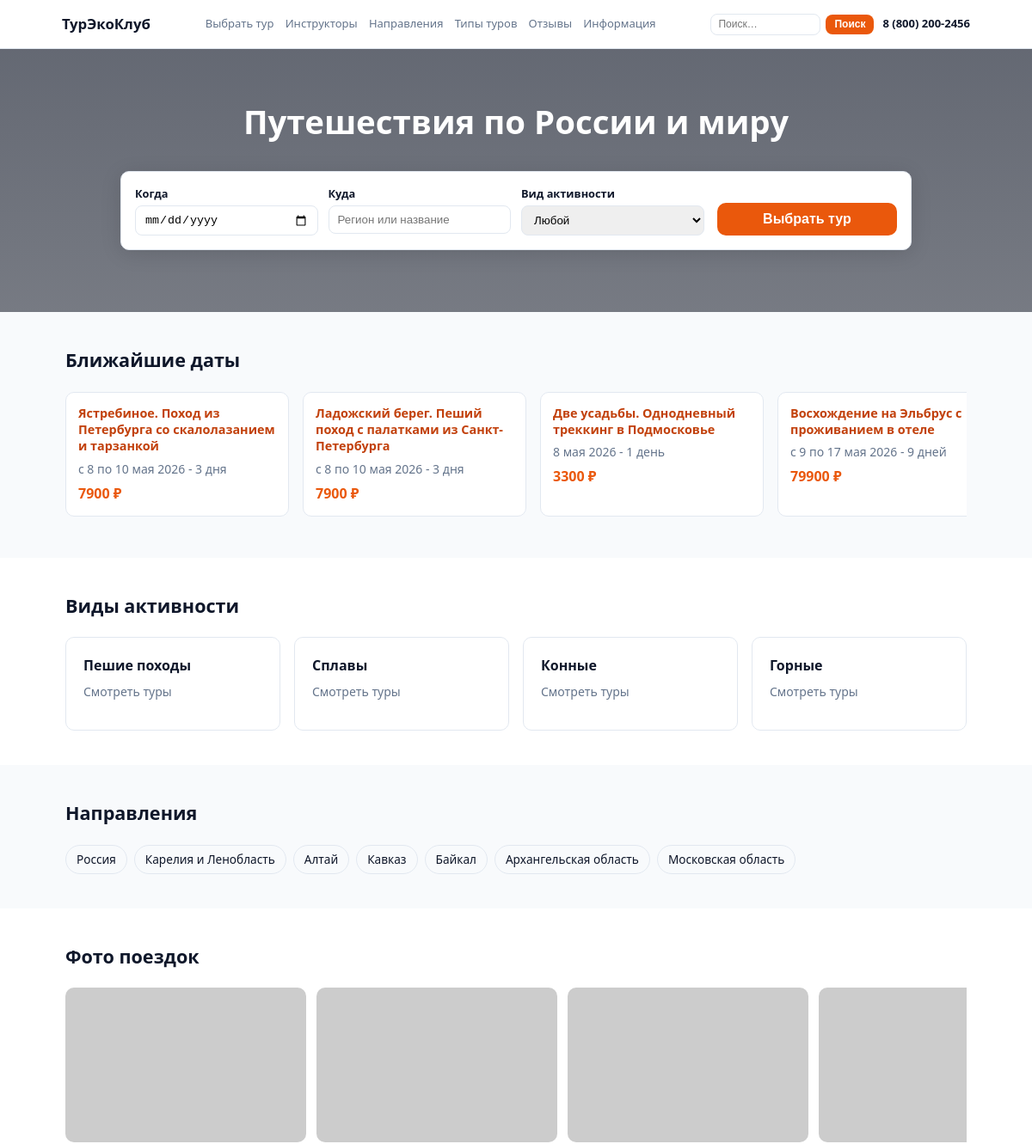
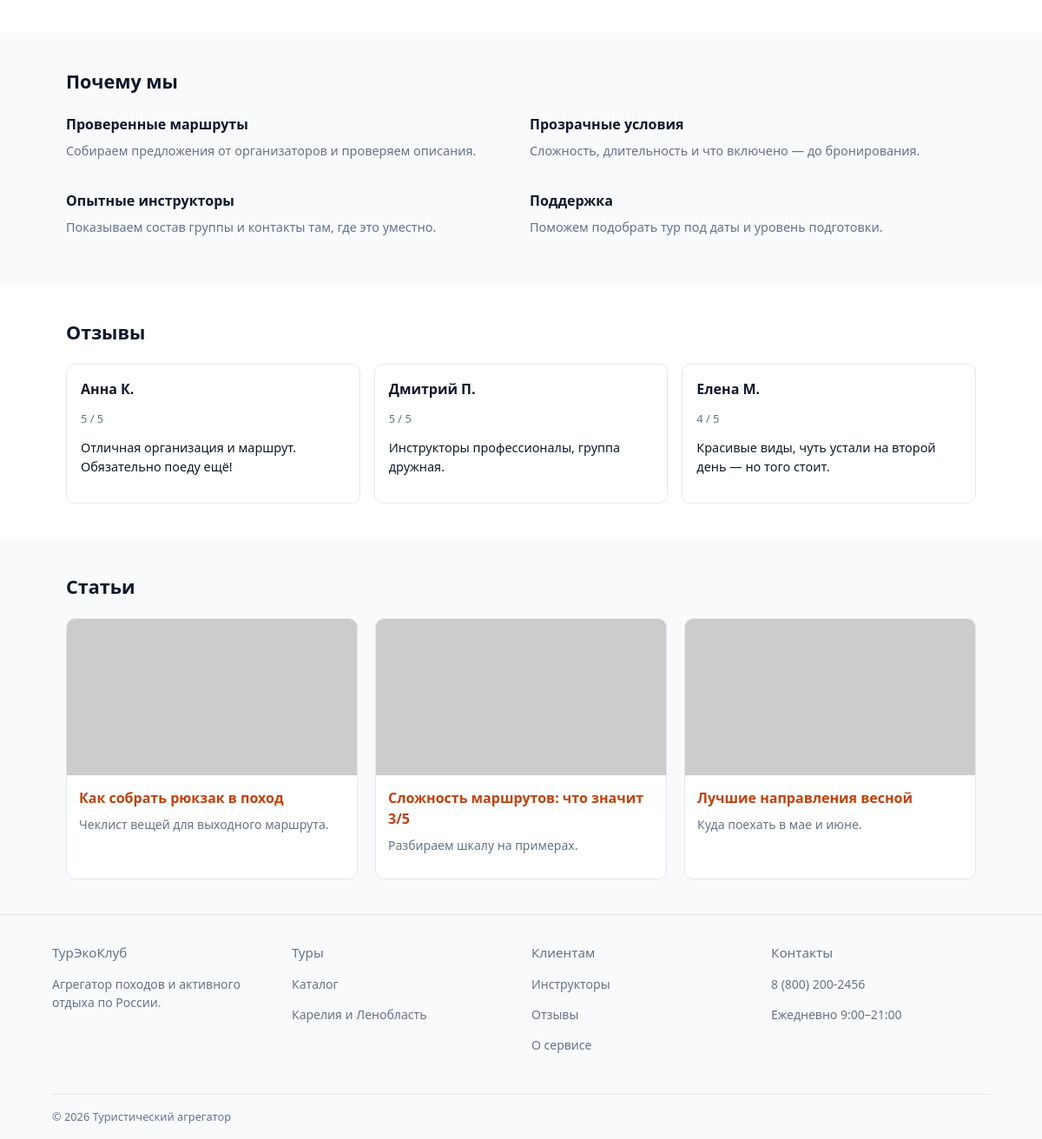
The page / on the database its author committed (2 pictures, top to bottom).
### tours/models.py (models this page shows, shortened)
class Tour(models.Model):
    slug = models.SlugField("Слаг (URL)", max_length=120, unique=True, db_index=True)
    title = models.CharField("Название", max_length=512)
    region = models.ForeignKey(
        Region,
        on_delete=models.PROTECT,
        related_name="tours",
        verbose_name="Регион",
    )
    country = models.CharField("Страна", max_length=120, default="Россия")
    activity_type = models.CharField("Тип активности (текст)", max_length=200)
    activity_kind = models.CharField(
        "Вид активности (код)",
        max_length=32,
        help_text="hike, kayak, horse, mountain",
    )
    difficulty = models.CharField(
        "Сложность (код)",
        max_length=20,
        help_text="easy, medium, hard, very_hard",
    )
    difficulty_score = models.PositiveSmallIntegerField("Оценка сложности", default=1)
    difficulty_max = models.PositiveSmallIntegerField("Максимум шкалы сложности", default=5)
    distance_km = models.PositiveIntegerField("Дистанция, км", default=0)
    duration_days = models.PositiveIntegerField("Длительность, дней", default=1)
    backpack_weight_kg = models.PositiveIntegerField("Вес рюкзака, кг", default=0)
    max_people = models.PositiveIntegerField("Максимум человек в группе", default=20)
    price = models.PositiveIntegerField("Цена")
    old_price = models.PositiveIntegerField("Старая цена", null=True, blank=True)
    currency = models.CharField("Валюта", max_length=8, default="RUB")
    status_label = models.CharField("Метка статуса", max_length=80, blank=True)
    spots_left = models.PositiveIntegerField("Осталось мест", null=True, blank=True)
    description = models.TextField("Описание")
    tags = models.ManyToManyField(
        Tag,
        related_name="tours",
        blank=True,
        verbose_name="Теги",
    )
    date_slots = models.JSONField(
        "Слоты дат",
        default=list,
        help_text="Слоты: start и end (ISO YYYY-MM-DD). Подпись для сайта — при сохранении. Ключ слота в БД (d1, …) не хранится в JSON.",
    )
    season = models.ForeignKey(
        Season,
        on_delete=models.SET_NULL,
        null=True,
        blank=True,
        related_name="tours",
        verbose_name="Сезон",
    )
    holiday = models.JSONField("Праздники", null=True, blank=True, default=list)
    duration_category = models.ForeignKey(
        DurationCategory,
        on_delete=models.SET_NULL,
        null=True,
        blank=True,
        related_name="tours",
        verbose_name="Категория длительности",
    )
    first_start = models.DateField(
        "Первая дата выезда",
        null=True,
        blank=True,
        db_index=True,
        help_text="Заполняется из date_slots при сохранении (сортировка каталога в БД).",
    )
    GALLERY_PREVIEW_MAX = 5
    class Meta:
        ordering = ["id"]
        verbose_name = "Тур"
        verbose_name_plural = "Туры"
    @property
    def date_summary(self) -> str:
        return date_summary_from_slots(self.date_slots)

class Region(models.Model):
    name = models.CharField("Название", max_length=200, unique=True)
    order = models.PositiveSmallIntegerField("Порядок в списках", default=0)
    class Meta:
        ordering = ["order", "name"]
        verbose_name = "Регион"
        verbose_name_plural = "Регионы"

### tours/views/home.py (the view)
# urls.py: path("", views.home, name="home"),
def home(request):
    upcoming = filter_tours(
        Tour.objects.select_related("region", "season", "duration_category").prefetch_related("gallery_images"),
        {"sort": "date", "dir": "asc"},
    )[:10]
    return render(
        request,
        "home.html",
        {
            "upcoming_tours": upcoming,
            "hero_bg": HERO_BG,
            "regions": Region.objects.all(),
            "activities": ACTIVITIES,
            "trip_photos": TRIP_PHOTOS,
            "why_us": WHY_US,
            "articles": ARTICLES,
            "reviews": REVIEWS,
        },
    )

### tours/catalog_params.py (called while the page is built)
def _parse_csv(value: str | None) -> list[str]:
    if not value:
        return []
    return [x.strip() for x in value.split(",") if x.strip()]

def _filter_allowed(values: list[str], allowed: frozenset[str]) -> list[str]:
    if not allowed:
        return values
    return [v for v in values if v in allowed]

### tours/context_processors.py (called while the page is built)
def site_context(request):
    return {"HEADER_NAV": HEADER_NAV}

### tours/filters.py (called while the page is built)
def _first_start_sort_key(t: Tour) -> str:
    if t.first_start:
        return t.first_start.isoformat()
    return ""

def filter_tours(qs: QuerySet[Tour], params: CatalogParams | dict[str, str]) -> list[Tour]:
    qs = apply_catalog_filters(qs.prefetch_related("tags"), params)
    return sort_tours(list(qs), params)

### tours/models.py (called while the page is built)
def _days_word_ru(n: int) -> str:
    n = abs(int(n)) % 100
    if 11 <= n <= 14:
        return "дней"
    n = n % 10
    if n == 1:
        return "день"
    if 2 <= n <= 4:
        return "дня"
    return "дней"

def slot_label_from_start_end(start: date, end: date) -> str:
    days = (end - start).days + 1
    mg = _MONTH_GEN
    dw = _days_word_ru(days)
    if start == end:
        return f"{start.day} {mg[start.month - 1]} {start.year} - {days} {dw}"
    if start.year == end.year and start.month == end.month:
        return f"с {start.day} по {end.day} {mg[start.month - 1]} {start.year} - {days} {dw}"
    if start.year == end.year:
        return f"с {start.day} {mg[start.month - 1]} по {end.day} {mg[end.month - 1]} {start.year} - {days} {dw}"
    return f"с {start.day} {mg[start.month - 1]} {start.year} по {end.day} {mg[end.month - 1]} {end.year} - {days} {dw}"

def date_summary_from_slots(slots: list | None) -> str:
    if not slots:
        return "Даты уточняются"
    valid = [s for s in slots if s.get("start") and s.get("end")]
    if not valid:
        if slots and isinstance(slots[0], dict) and slots[0].get("label"):
            return str(slots[0]["label"])
        return "Даты уточняются"
    valid.sort(key=lambda s: str(s["start"]))
    s0 = valid[0]
    try:
        start = date.fromisoformat(str(s0["start"])[:10])
        end = date.fromisoformat(str(s0["end"])[:10])
    except ValueError:
        return str(s0.get("label") or "Даты уточняются")
    return slot_label_from_start_end(start, end)

### templates/home.html (shortened to what this page needs)
{% extends "base.html" %}
{% block content %}
<section class="hero" style="background-image:url('{{ hero_bg }}');">
  <div class="container">
    <h1>Путешествия по России и миру</h1>
    <form class="hero-card" method="get" action="{% url 'tour-catalog' %}">
      <div class="hero-grid">
        <div class="field">
          <label for="when">Когда</label>
          <input id="when" name="from" type="date" value="{{ request.GET.from|default:'' }}">
        </div>
        <div class="field">
          <label for="where">Куда</label>
          <input id="where" name="q" type="text" placeholder="Регион или название" value="{{ request.GET.q|default:'' }}">
        </div>
        <div class="field">
          <label for="act">Вид активности</label>
          <select id="act" name="activity">
            <option value="">Любой</option>
          </select>
        </div>
        <div class="hero-actions field">
          <label>&nbsp;</label>
          <button type="submit" class="btn btn--primary">Выбрать тур</button>
        </div>
      </div>
    </form>
  </div>
</section>
<section class="section section--muted">
  <div class="container">
    <h2>Ближайшие даты</h2>
    {% if upcoming_tours %}
      <div class="scroller">
        {% for t in upcoming_tours %}
          <a class="card-mini" href="{% url 'tour-detail' t.slug %}">
            <h3>{{ t.title }}</h3>
            <div class="muted">{{ t.date_summary }}</div>
            <div class="price">{{ t.price }} ₽</div>
          </a>
        {% endfor %}
      </div>
    {% else %}
      <p class="muted">Туры появятся после загрузки данных (<code>python manage.py seed_tours</code>).</p>
    {% endif %}
  </div>
</section>
<section class="section">
  <div class="container">
    <h2>Виды активности</h2>
    <div class="grid-activities">
      {% for a in activities %}
        <a class="activity-card" href="{% url 'tour-catalog' %}?activity={{ a.value }}">
          <strong>{{ a.label }}</strong>
          <p class="muted mt-sm" style="font-size:0.875rem;">Смотреть туры</p>
        </a>
      {% endfor %}
    </div>
  </div>
</section>
<section class="section section--muted">
  <div class="container">
    <h2>Направления</h2>
    <div class="badges-row">
      {% for r in regions %}
        <a class="badge" href="{% url 'tour-catalog' %}?region={{ r.name|urlencode }}">{{ r.name }}</a>
      {% endfor %}
    </div>
  </div>
</section>
<section class="section">
  <div class="container">
    <h2>Фото поездок</h2>
    <div class="photo-strip">
      {% for p in trip_photos %}
        <img src="{{ p.src }}" alt="{{ p.alt }}" width="280" height="180" loading="lazy">
      {% endfor %}
    </div>
  </div>
</section>
<section class="section section--muted" id="info">
  <div class="container">
    <h2>Почему мы</h2>
    <div class="why-grid">
      {% for item in why_us %}
        <div>
          <strong>{{ item.title }}</strong>
          <p class="muted mt-sm" style="font-size:0.9rem;">{{ item.text }}</p>
        </div>
      {% endfor %}
    </div>
  </div>
</section>
<section class="section" id="reviews">
  <div class="container">
    <h2>Отзывы</h2>
    <div class="reviews-grid">
      {% for r in reviews %}
        <div class="review-card">
          <strong>{{ r.author }}</strong>
          <p class="muted" style="font-size:0.8rem;">{{ r.rating }} / 5</p>
          <p class="mt-sm" style="font-size:0.9rem;">{{ r.text }}</p>
        </div>
      {% endfor %}
    </div>
  </div>
</section>
<section class="section section--muted">
  <div class="container">
    <h2>Статьи</h2>
    <div class="articles-grid">
      {% for a in articles %}
        <article class="article-card">
          <a href="{{ a.href }}">
            <img src="{{ a.image }}" alt="" width="900" height="540" loading="lazy">
            <div class="body">
              <strong>{{ a.title }}</strong>
              <p class="muted mt-sm" style="font-size:0.875rem;">{{ a.excerpt }}</p>
            </div>
          </a>
        </article>
      {% endfor %}
    </div>
  </div>
</section>
{% endblock %}

### templates/base.html (shortened to what this page needs)
{% load static %}
<!DOCTYPE html>
<html lang="ru">
<head>
  <link rel="stylesheet" href="{% static 'css/site.css' %}">
</head>
<body class="layout">
  <header class="site-header">
    <div class="container site-header__inner">
      <a class="site-logo" href="{% url 'home' %}">ТурЭкоКлуб</a>
      <div id="site-nav-panel" class="site-nav-panel">
        <nav class="site-nav" aria-label="Основное меню">
          {% for item in HEADER_NAV %}
            <a href="{{ item.href }}"
            >{{ item.label }}</a>
          {% endfor %}
        </nav>
      </div>
      <div class="site-header__right">
        <form class="site-header__search" method="get" action="{% url 'site-search' %}" role="search">
          <input
            id="header-search-q"
            class="site-header__search-input"
            type="search"
            name="q"
            value="{{ request.GET.q|default:'' }}"
            placeholder="Поиск…"
            autocomplete="off"
          >
          <button type="submit" class="btn btn--primary site-header__search-btn">Поиск</button>
        </form>
        <span class="site-header__phone">8 (800) 200-2456</span>
      </div>
    </div>
  </header>
  <main>
    {% block content %}{% endblock %}
  </main>
  <footer class="site-footer">
    <div class="container site-footer__grid">
      <div>
        <p class="footer-title">ТурЭкоКлуб</p>
        <p>Агрегатор походов и активного отдыха по России.</p>
      </div>
      <div>
        <p class="footer-title">Туры</p>
        <p><a href="{% url 'tour-catalog' %}">Каталог</a></p>
        <p><a href="{% url 'tour-catalog' %}?region={{ 'Карелия и Ленобласть'|urlencode }}">Карелия и Ленобласть</a></p>
      </div>
      <div>
        <p class="footer-title">Клиентам</p>
        <p><a href="{% url 'instructor-list' %}">Инструкторы</a></p>
        <p><a href="{% url 'home' %}#reviews">Отзывы</a></p>
        <p><a href="{% url 'home' %}#info">О сервисе</a></p>
      </div>
      <div>
        <p class="footer-title">Контакты</p>
        <p>8 (800) 200-2456</p>
        <p>Ежедневно 9:00–21:00</p>
      </div>
    </div>
    <div class="container site-footer__bottom">
      © {% now "Y" %} Туристический агрегатор
    </div>
  </footer>
</body>
</html>

### rows shown on the page
Tour: title "Ястребиное. Поход из Петербурга со скалолазанием и тарзанкой", date_summary "с 8 по 10 мая 2026 - 3 дня", price "7900"
Tour: title "Ладожский берег. Пеший поход с палатками из Санкт-Петербурга", date_summary "с 8 по 10 мая 2026 - 3 дня", price "7900"
Tour: title "Две усадьбы. Однодневный треккинг в Подмосковье", date_summary "8 мая 2026 - 1 день", price "3300"
Tour: title "Восхождение на Эльбрус с проживанием в отеле", date_summary "с 9 по 17 мая 2026 - 9 дней", price "79900"
Region: name "Россия"
Region: name "Карелия и Ленобласть"
Region: name "Алтай"
Region: name "Кавказ"
Region: name "Байкал"
Region: name "Архангельская область"
Region: name "Московская область"

### other values the page prints
{{ item.label }} "Выбрать тур" "Инструкторы" "Направления" "Типы туров" "Отзывы" "Информация"
{{ a.label }} "Пешие походы" "Сплавы" "Конные" "Горные"
{{ item.title }} "Проверенные маршруты" "Прозрачные условия" "Опытные инструкторы" "Поддержка"
{{ item.text }} "Собираем предложения от организаторов и проверяем описания." "Сложность, длительность и что включено — до бронирования." "Показываем состав группы и контакты там, где это уместно." "Поможем подобрать тур под даты и уровень подготовки."
{{ r.author }} "Анна К." "Дмитрий П." "Елена М."
{{ r.rating }} "5" "5" "4"
{{ r.text }} "Отличная организация и маршрут. Обязательно поеду ещё!" "Инструкторы профессионалы, группа дружная." "Красивые виды, чуть устали на второй день — но того стоит."
{{ a.title }} "Как собрать рюкзак в поход" "Сложность маршрутов: что значит 3/5" "Лучшие направления весной"
{{ a.excerpt }} "Чеклист вещей для выходного маршрута." "Разбираем шкалу на примерах." "Куда поехать в мае и июне."
